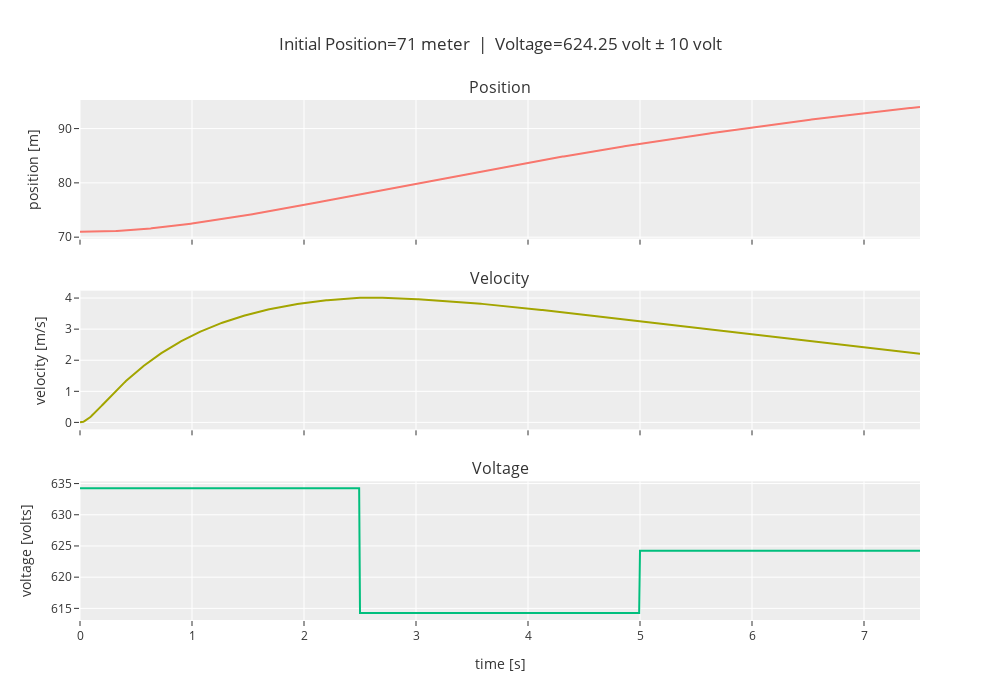

Notebook code cell kept with this figure:
### Code cell
nonlinear_analysis(x, doublet_magnitude=10)

### Figure 1 — Plotly figure (JSON) as saved in the notebook; plotly's stock layout.template omitted (floating-point values rounded to 4 significant figures; data arrays with more than 128 entries replaced by an {"elided": "..."} marker saying what was removed)
{"data": [{"type": "scatter", "x": {"elided": "752 float values"}, "xaxis": "x", "y": {"elided": "752 float values"}, "yaxis": "y"}, {"type": "scatter", "x": {"elided": "752 float values"}, "xaxis": "x2", "y": {"elided": "752 float values"}, "yaxis": "y2"}, {"type": "scatter", "x": {"elided": "1000 float values"}, "xaxis": "x3", "y": {"elided": "1000 float values"}, "yaxis": "y3"}], "layout": {"annotations": [{"font": {"size": 16}, "showarrow": false, "text": "Position", "x": 0.5, "xanchor": "center", "xref": "paper", "y": 1, "yanchor": "bottom", "yref": "paper"}, {"font": {"size": 16}, "showarrow": false, "text": "Velocity", "x": 0.5, "xanchor": "center", "xref": "paper", "y": 0.6333, "yanchor": "bottom", "yref": "paper"}, {"font": {"size": 16}, "showarrow": false, "text": "Voltage", "x": 0.5, "xanchor": "center", "xref": "paper", "y": 0.2667, "yanchor": "bottom", "yref": "paper"}], "height": 700, "showlegend": false, "title": {"text": "Initial Position=71 meter  |  Voltage=624.25 volt ± 10 volt"}, "width": 1000, "xaxis": {"anchor": "y", "autorange": true, "domain": [0, 1], "matches": "x3", "range": [0, 7.5], "showticklabels": false, "type": "linear"}, "xaxis2": {"anchor": "y2", "autorange": true, "domain": [0, 1], "matches": "x3", "range": [0, 7.5], "showticklabels": false, "type": "linear"}, "xaxis3": {"anchor": "y3", "autorange": true, "domain": [0, 1], "range": [0, 7.5], "title": {"text": "time [s]"}, "type": "linear"}, "yaxis": {"anchor": "x", "autorange": true, "domain": [0.7333, 1], "range": [69.72, 95.27], "title": {"text": "position [m]"}, "type": "linear"}, "yaxis2": {"anchor": "x2", "autorange": true, "domain": [0.3667, 0.6333], "range": [-0.223, 4.238], "title": {"text": "velocity [m/s]"}, "type": "linear"}, "yaxis3": {"anchor": "x3", "autorange": true, "domain": [0, 0.2667], "range": [613.1, 635.4], "title": {"text": "voltage [volts]"}, "type": "linear"}}}
